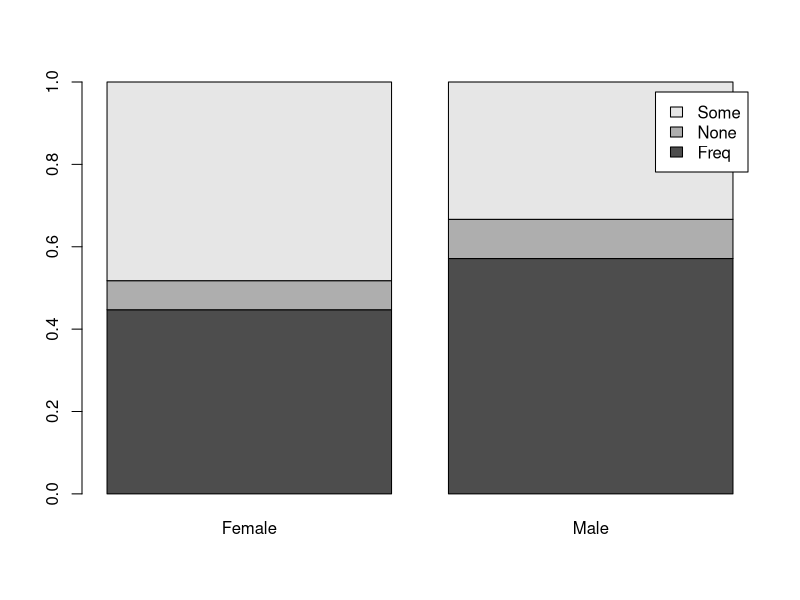
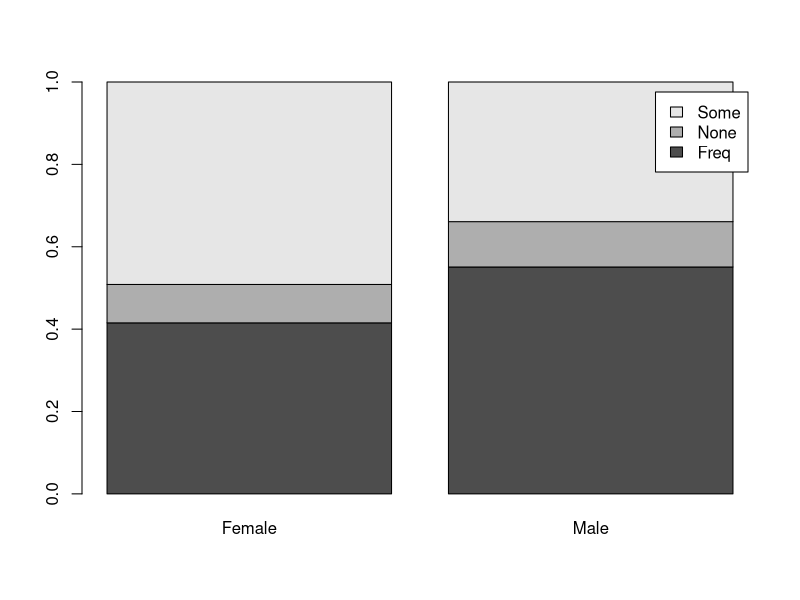
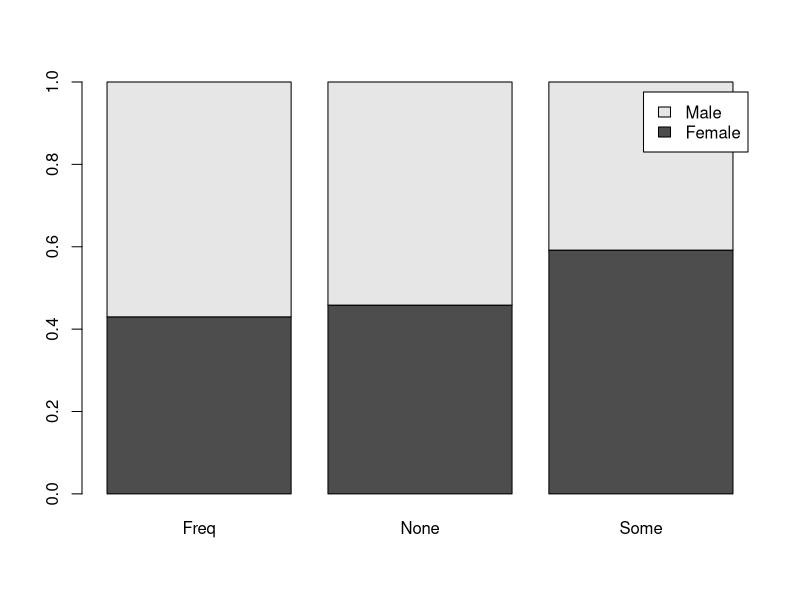
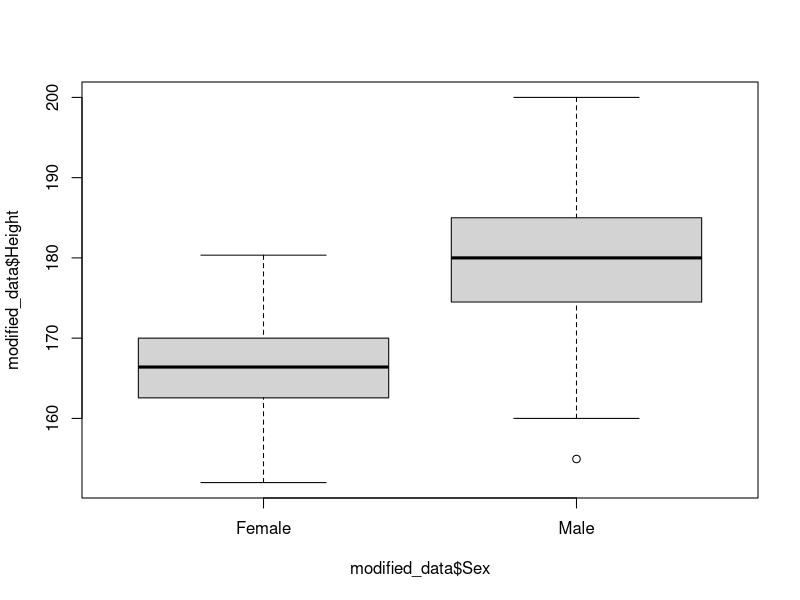
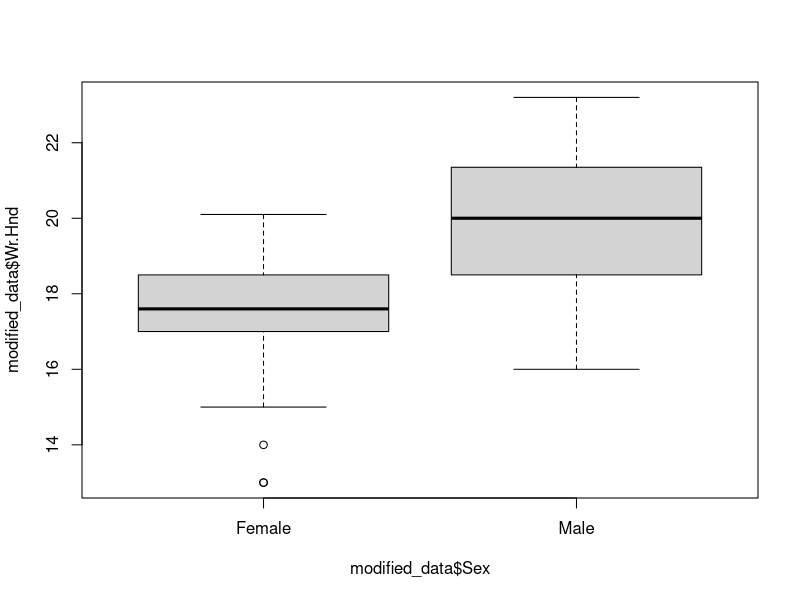
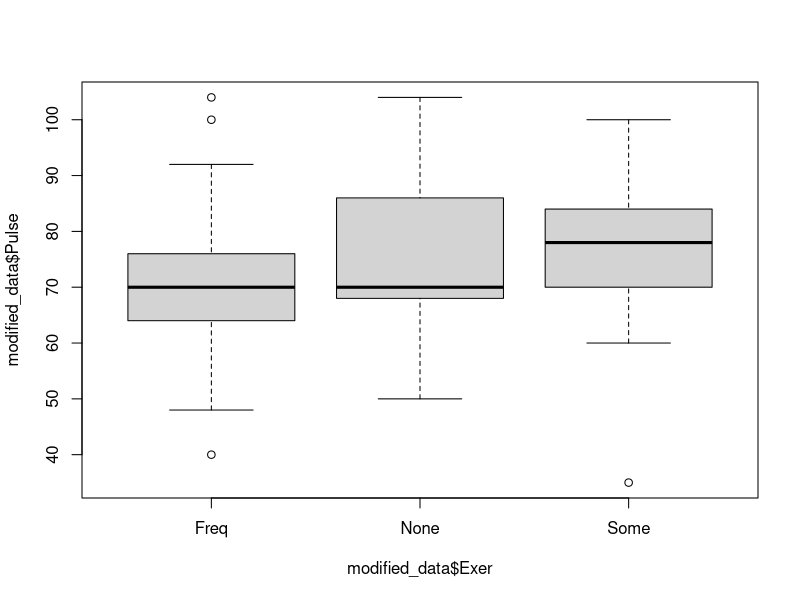
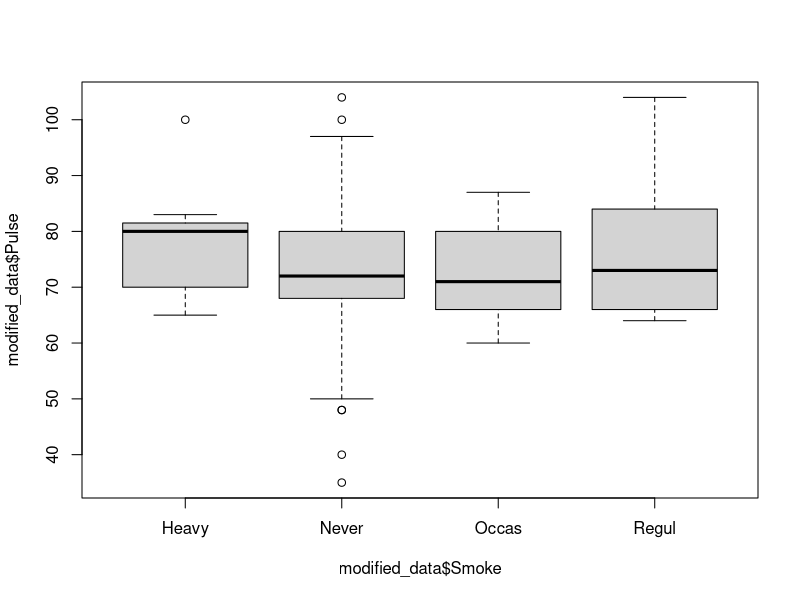
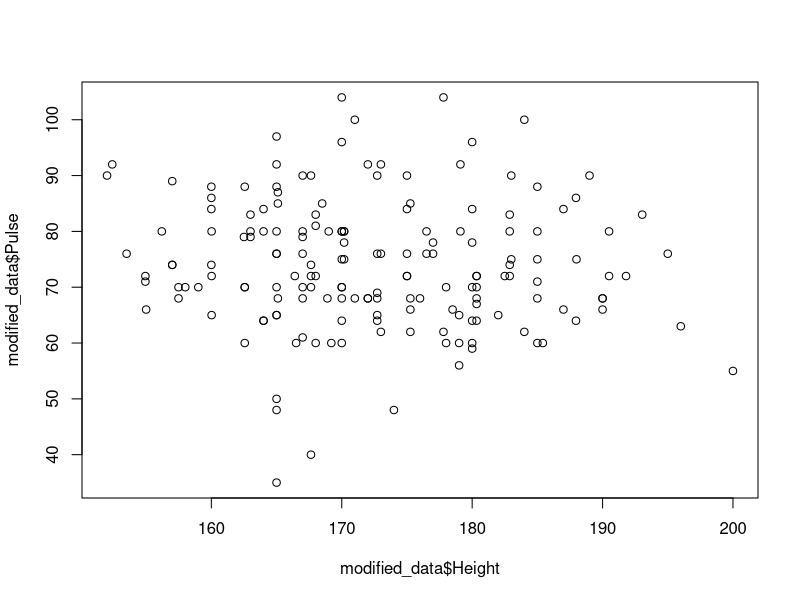

Reproduce these figures in R, in order.
# TODO 
# 
# 


# all columns in dataframe survey
# Sex, Wr.Hnd, NW.Hnd, W.Hnd, Fold, Pulse, Clap, Exer, Smoke, Height, M.I, Age

# wanted columns
# Sex(cat), Wr.Hnd(num cont), Pulse(num cont), Exer(cat), Smoke(cat), Height(num cont), Age(num cont)
 

# from the package MASS we are using the dataset survey
install.packages("MASS")
library("MASS") # or require("MASS")

# getting the wanted columns and removing NA values
columns_to_keep <- c("Sex", "Wr.Hnd", "Pulse", "Exer", "Smoke", "Height", "Age")

modified_data <- survey[columns_to_keep]

modified_data <- subset(modified_data, !is.na(modified_data$Sex) & 
                                    !is.na(modified_data$Wr.Hnd) & 
                                    !is.na(modified_data$Pulse) & 
                                    !is.na(modified_data$Exer) & 
                                    !is.na(modified_data$Smoke) & 
                                    !is.na(modified_data$Height) & 
                                    !is.na(modified_data$Age)) 
# maybe round Age?

# to write to csv file
write.csv(modified_data, 'D:\\surveyData.csv', row.names = FALSE)

# exercise, age, pulse
survey_observations <- dim(survey)[1]
survey_observations_ <- dim(modified_data)[1]


# 0. Анализ на една променлива
# може би променливите ще са Sex(категорийна), Height(числова непрекъсната), Pulse(числова непрекъсната)
# други възможни са Smoke или Exer като категорийни и Age и Pulse

# 1. Категорийни (обясняващи) VS категорийни (зависими)
barplot(prop.table(x = table(modified_data$Exer, modified_data$Sex), margin = 2), legend.text = T)

barplot(prop.table(x = table(survey$Exer, survey$Sex), margin = 2), legend.text = T)
barplot(prop.table(x = table(survey$Sex, survey$Exer), margin = 2), legend.text = T)


# 2. Категорийни (обясняващи) VS числови (зависими)
boxplot(modified_data$Height ~ modified_data$Sex)
boxplot(modified_data$Wr.Hnd ~ modified_data$Sex)

boxplot(modified_data$Pulse ~ modified_data$Exer)
boxplot(modified_data$Pulse ~ modified_data$Smoke)


# 4. Числови (обясняващи) VS числови (зависими)
plot(modified_data$Height, modified_data$Pulse)

plot(modified_data$Age, modified_data$Pulse)


# old ideas #######################
# have to remove na
sexes <- survey$Sex
heights <- survey$Height
handWidth <- survey$Wr.Hnd

hist(heights)
mean(heights, na.rm = T)
sd(heights, na.rm = T)

hist(handWidth)
mean(handWidth, na.rm = T)
sd(handWidth, na.rm = T)

students <- data.frame(sexes, heights, handWidth)

t1 <- boxplot(students$heights ~ students$sexes)
t2 <- boxplot(students$handWidth ~ students$sexes)

# ################
# numbered variables
    # pointsPerGame
    # reboundsPerGame
# category variables
    # "guard", "forward", "center"

playerNames <- c("Klay Thompson", "Kyrie Irving", "James Harden", "Kemba Walker",
            "Khris Middleton", "Jimmy Butler", "Gordon Hayward", "Jayson Tatum",
             "Dwight Howard", "Nicola Jokic", "Nikola Vucevic", "Andre Drummond")

pointsPerGame <- c(19.5, 22.4, 24.6, 21.0,
                    15.7, 16.7, 15.2, 15.2,
                    17.2, 16.3, 15.7, 14.3)

reboundsPerGame <- c(3.5, 3.7, 5.2, 3.9, 
                       4.5, 4.9, 4.3, 5.6,
                        12.6, 9.5, 10.2, 13.8)

fieldPositions <- c("guard", "guard", "guard", "guard", 
                    "forward", "forward", "forward", "forward", 
                    "center", "center", "center", "center")

basketball <- data.frame(playerNames, pointsPerGame, reboundsPerGame, fieldPositions)

boxplot(basketball$pointsPerGame[fieldPositions ==  "guard"], 
        basketball$pointsPerGame[fieldPositions == "forward"], 
        basketball$pointsPerGame[fieldPositions == "center"], 
        col = rainbow(3), 
        names = c("guard pts", "forward pts", "forward pts"))

boxplot(basketball$reboundsPerGame[fieldPositions ==  "guard"], 
        basketball$reboundsPerGame[fieldPositions == "forward"], 
        basketball$reboundsPerGame[fieldPositions == "center"], 
        col = rainbow(3), 
        names = c("guard rebs", "forward rebs", "forward rebs"))

hist(x = basketball$pointsPerGame, col = "green", xlab = "ppg")






